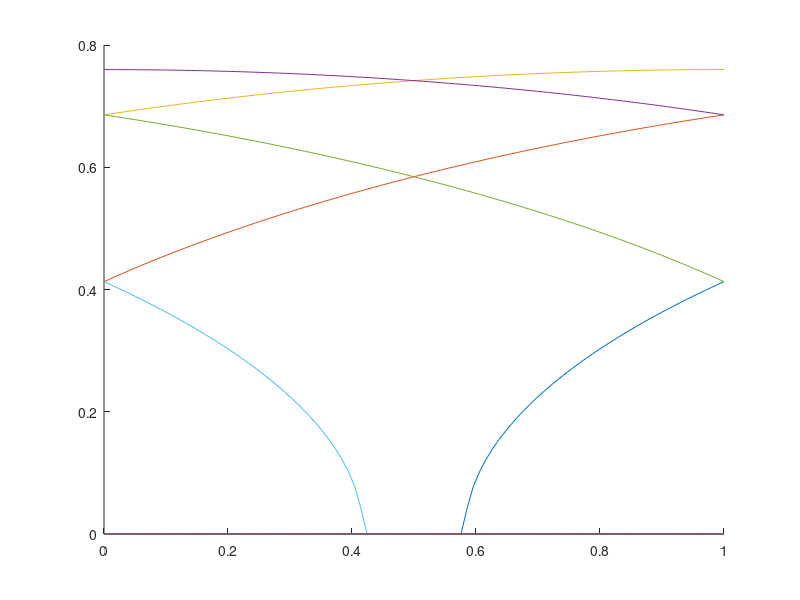

Recreate this plot in MATLAB.
clear;clc;close all;
load('kx.mat')

# System parameters
E = 3.45;
Ny = 20;
# Phi values
steps = 100;
phi = linspace(0,1,steps);
delta_phi = [];
# Momentum
ky = 2*pi/Ny;
kxs = [];

hold on
for n = -10:10
  for i=1:steps
    delta_phi(i) = (2*pi / Ny) * phi(i);
    kxs(i) = acos(E/2 - cos(ky * n + delta_phi(i)));
  end
  plot(phi, real(kxs), '-')
end
#plot(phis', kx, '--')
hold off